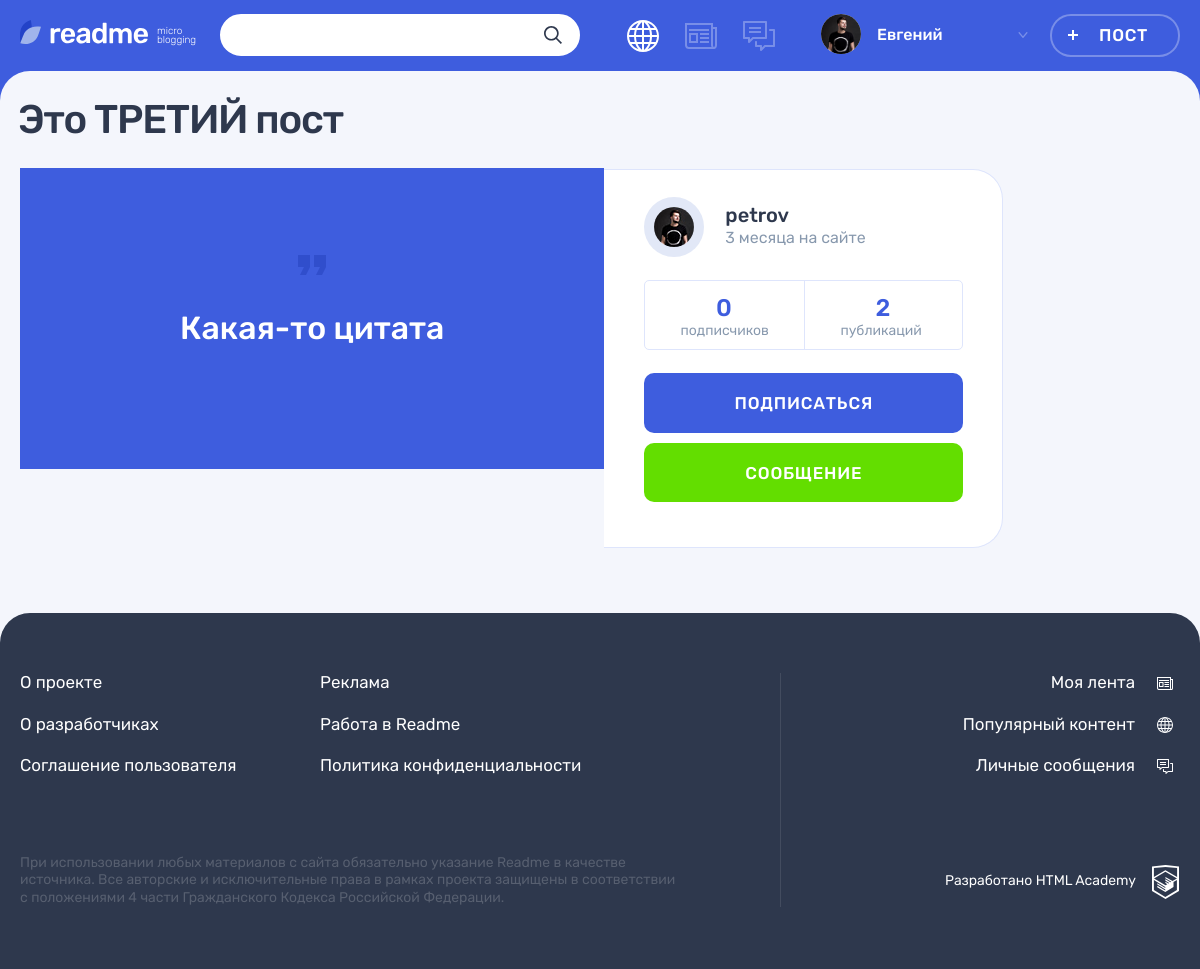
Screenshot of /post.php?id=3 with the database file from the repository.
### tables this page shows
CREATE TABLE `posts` (
    `id` INT NOT NULL AUTO_INCREMENT PRIMARY KEY,
    `created_at` DATETIME NOT NULL,                             
    `header` TEXT,                                              
    `content_text` TEXT,                                        
    `author_quote` TEXT,                                        
    `content_photo` TEXT,                                       
    `content_video` TEXT,                                       
    `content_link` TEXT,                                        
    `count_views` INT NOT NULL DEFAULT 0,                       
    `user_id` INT NOT NULL,
    `type_content_id` INT NOT NULL,
    FOREIGN KEY `user_index` (`user_id`) REFERENCES `users` (`id`),
    FOREIGN KEY `type_content_index` (`type_content_id`) REFERENCES `type_content` (`id`),
    FULLTEXT `fulltext_index` (`header`, `content_text`, `author_quote`)    
);

CREATE TABLE `users` (
    `id` INT NOT NULL AUTO_INCREMENT PRIMARY KEY,
    `created_at` DATETIME NOT NULL,                        
    `email` VARCHAR(128) NOT NULL UNIQUE,
    `login` VARCHAR(64) NOT NULL UNIQUE,
    `password` CHAR(64) NOT NULL,                          
    `avatar` TEXT                                          
);

### helpers.php (called while the page is built, shortened)
<?php
function get_noun_plural_form(int $number, string $one, string $two, string $many): string
{
    $number = (int)$number;
    $mod10 = $number % 10;
    $mod100 = $number % 100;
    switch (true) {
        case ($mod10 >= 2 && $mod10 <= 4):
            return $two;
    }
}
function include_template($name, array $data = [])
{
    $name = 'templates/' . $name;
    extract($data);
    require $name;
    $result = ob_get_clean();
    return $result;
}

### functions.php (called while the page is built, shortened)
<?php
function get_selected_post(mysqli $link, int $id): array {
    $sql = "SELECT
                `p`.`header`,
                `tc`.`class_name`,
            CASE
                WHEN `tc`.`class_name` in ('quote', 'text')
                    THEN `p`.`content_text`
                WHEN `tc`.`class_name` = 'photo'
                    THEN `p`.`content_photo`
                WHEN `tc`.`class_name` = 'link'
                    THEN `p`.`content_link`
                ELSE `p`.`content_video`
            END AS `content`,
                `p`.`author_quote` as `author`,
                `u`.`login` as `name_user`,
                `u`.`avatar`
            FROM
                `posts` `p`
                JOIN `users` `u` on `u`.`id` = `p`.`user_id`
                JOIN `type_content` `tc` on `tc`.`id` = `p`.`type_content_id`
            WHERE
                `p`.`id` = '$id'
            ORDER BY `count_views` DESC;";
    $result = mysqli_query($link, $sql);
    return mysqli_fetch_assoc($result);
}
function get_count_post_user(mysqli $link, string $name_user): int {
    $safe_name_user = mysqli_real_escape_string($link, $name_user);
    $sql = "SELECT
                COUNT(*) as `count`
            FROM
                `posts` `p`
                JOIN `users` `u` on `u`.`id` = `p`.`user_id`
            WHERE
                `u`.`login` = '$safe_name_user';";
    $result = mysqli_query($link, $sql);
    return mysqli_fetch_assoc($result)['count'];
}
function get_count_subscriptions_user(mysqli $link, string $name_user): int {
    $safe_name_user = mysqli_real_escape_string($link, $name_user);
    $sql = "SELECT
                COUNT(*) as `count`
            FROM
                `subscriptions` `s`
                JOIN `users` `u` on `u`.`id` = `s`.`destination_post_id`
            WHERE
                `u`.`login` = '$safe_name_user';";
    $result = mysqli_query($link, $sql);
    return mysqli_fetch_assoc($result)['count'];
}
function get_created_at_user(mysqli $link, string $name_user): string {
    $safe_name_user = mysqli_real_escape_string($link, $name_user);
    $sql = "SELECT
                `u`.`created_at`
            FROM
                `users` `u`
            WHERE
                `u`.`login` = '$safe_name_user';";
    $result = mysqli_query($link, $sql);
    return mysqli_fetch_assoc($result)['created_at'];
}
function get_diff_date(DateTime $date, string $format = "%d %s назад") : string
{
    $current_date = date_create();
    $diff = date_diff($current_date, $date);
    $minutes_count = $diff->i;
    $hours_count = $diff->h;
    $days_count = $diff->d;
    $all_days_count = (int)date_interval_format($diff, "%a");
    $months_count = $diff->m;
    $years_count = $diff->y;
    $weeks_count = floor($all_days_count / 7);
    if (!($years_count || $months_count || $weeks_count || $days_count || $hours_count)) {
        $result = $minutes_count;
        $form = get_noun_plural_form($result, 'минута', 'минуты', 'минут');
    } elseif (!($years_count || $months_count || $weeks_count || $days_count)) {
        $result = $minutes_count/60 >= 0.5 ? $hours_count + 1 : $hours_count;
        $form = get_noun_plural_form($result, 'час', 'часа', 'часов');
    } elseif (!($years_count || $months_count || $weeks_count)) {
        $result = ($hours_count + $minutes_count/60)/24 >= 0.5 ? $all_days_count + 1 : $all_days_count;
        $form = get_noun_plural_form($result, 'день', 'дня', 'дней');
    } elseif (!($years_count || $months_count)) {
        $all_days_count = $all_days_count + ($hours_count + $minutes_count/60)/24;
        $result = round($all_days_count / 7);
        $form = get_noun_plural_form($result, 'неделя', 'недели', 'недель');
    } else {
        $days_in_month_current = cal_days_in_month(CAL_GREGORIAN, (int)$current_date->format('n'), (int)$current_date->format('Y'));
        $months_count = $years_count*12 + $months_count + (
            $days_count/$days_in_month_current >= 0.5 ? 1 : 0
        );
        $result = ($days_count || $hours_count || $minutes_count) ? $months_count + 1 : $months_count;
        $form = get_noun_plural_form($result, 'месяц', 'месяца', 'месяцев');
    }
    return sprintf($format, $result, $form);
}

### templates/main_details.php (the view, shortened to what this page needs)
<div class="container">
    <h1 class="page__title page__title--publication"><?=htmlspecialchars($post['header']);?></h1>
    <section class="post-details">
      <div class="post-details__wrapper post-<?=$post['class_name'];?>">
        <?php if ($post['class_name'] === 'quote'):?>
        <div class="post-details__image-wrapper post-quote">
        <div class="post__main">
            <blockquote>
            <p>
                <?=htmlspecialchars($post['content']);?>
            </p>
            </blockquote>
        </div>
        </div>
        <?php endif;?>
        <div class="post-details__user user">
          <div class="post-details__user-info user__info">
            <div class="post-details__avatar user__avatar">
              <a class="post-details__avatar-link user__avatar-link" href="#">
                <img class="post-details__picture user__picture" src="img/<?=htmlspecialchars($post['avatar']);?>" alt="Аватар пользователя">
              </a>
            </div>
            <div class="post-details__name-wrapper user__name-wrapper">
              <a class="post-details__name user__name" href="#">
                <span><?=htmlspecialchars($post['name_user']);?></span>
              </a>
              <time class="post-details__time user__time" datetime="2014-03-20"><?=get_diff_date(date_create($created_at_user), "%d %s на сайте");?></time>
            </div>
          </div>
          <div class="post-details__rating user__rating">
            <p class="post-details__rating-item user__rating-item user__rating-item--subscribers">
              <span class="post-details__rating-amount user__rating-amount"><?=$count_subscriptions_user;?></span>
              <span class="post-details__rating-text user__rating-text">подписчиков</span>
            </p>
            <p class="post-details__rating-item user__rating-item user__rating-item--publications">
              <span class="post-details__rating-amount user__rating-amount"><?=$count_post_user;?></span>
              <span class="post-details__rating-text user__rating-text">публикаций</span>
            </p>
          </div>
          <div class="post-details__user-buttons user__buttons">
            <button class="user__button user__button--subscription button button--main" type="button">Подписаться</button>
            <a class="user__button user__button--writing button button--green" href="#">Сообщение</a>
          </div>
        </div>
      </div>
    </section>
</div>

### rows the page displays
posts: header "Это ТРЕТИЙ пост", user.avatar (picture), user.login "petrov"

### other values shown
$user_name "Евгений"
$post['content'] "Какая-то цитата"
get_diff_date(date_create($created_at_user), "%d %s на сайте") "3 месяца на сайте"
$count_subscriptions_user "0"
$count_post_user "2"
